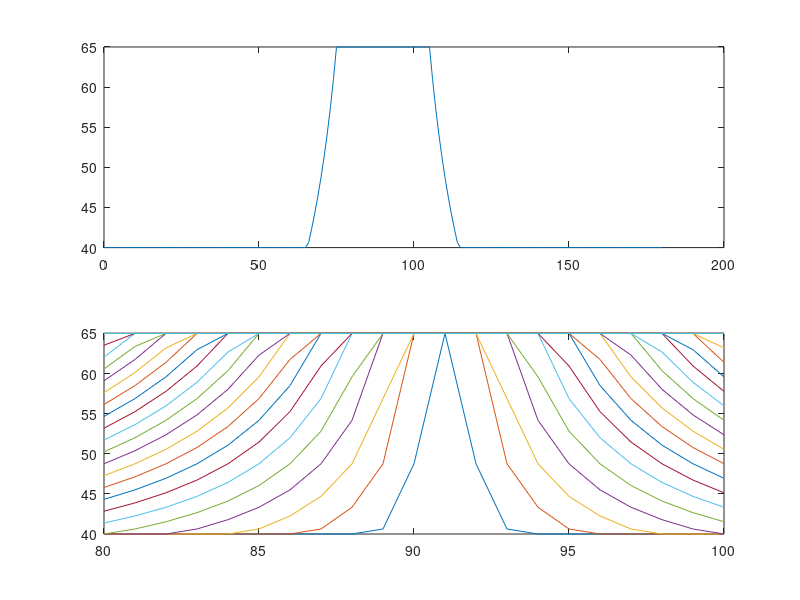
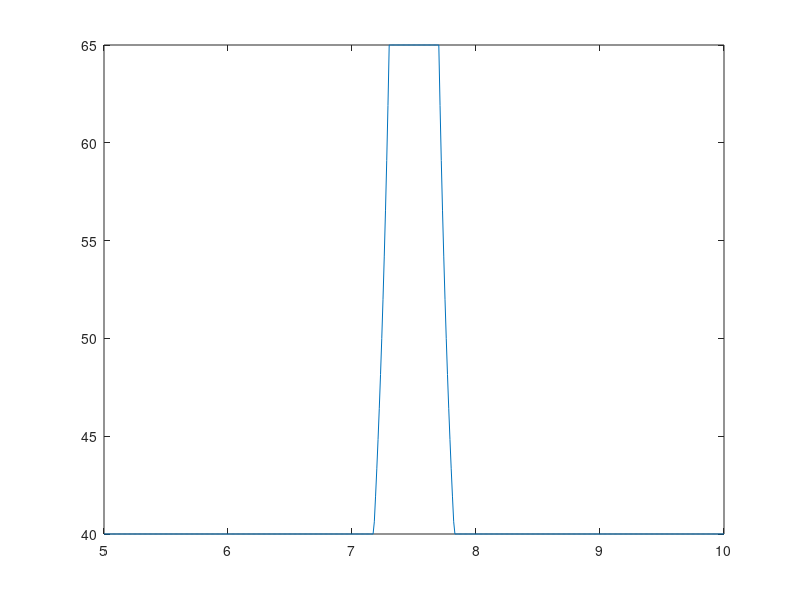
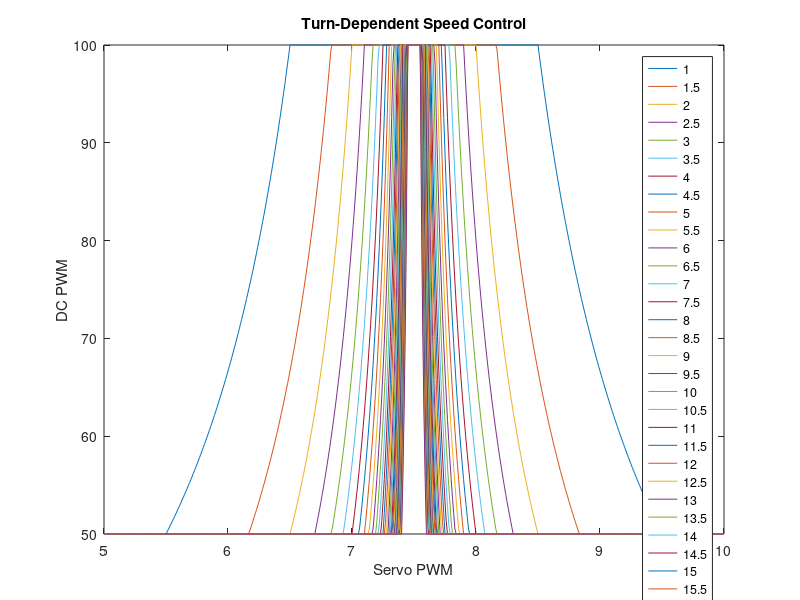
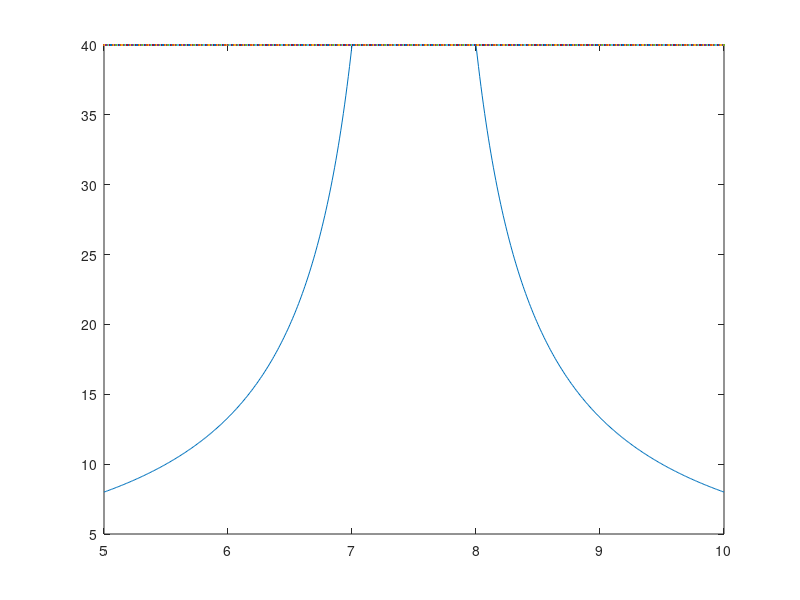

Write MATLAB code to recreate these figures, in order.
close all;

MAX = 65;
MIN = 40;
angle = 0:180;
straightDur = 1:27;
duty = MAX ./ (abs(90 - angle) / 15);
straight = (straightDur/60)'*duty(80:100) + MAX/2;
straight = max(min(straight, MAX), MIN);
duty = max(min(duty, MAX), MIN);
subplot(2,1,1)
plot(angle,duty)
subplot(2,1,2)
plot(80:100, straight);

pwm = 5:0.01:10;
%motorduty = MAX-(MAX-MIN).*abs(7.5-pwm).^2/(10-7.5);
motorduty = MAX ./ (abs(7.5 - pwm)*5);
motorduty = max(min(motorduty, MAX), MIN);
figure
plot(pwm,motorduty);

figure
pwm = 5:0.01:10;
KI = 1:0.5:20;
dooty = min(max(100 ./ (abs(7.5-pwm') * KI), 50), 100);
plot(pwm,dooty)
xlabel('Servo PWM')
ylabel('DC PWM')
title('Turn-Dependent Speed Control')
legend(strtrim(cellstr(num2str(KI')))')

figure
dcpwm = MIN:MAX;
diff = MIN ./ max(abs(pwm-7.5)*2,1);
plot(pwm, diff)
hold on;
plot(pwm, MIN);

figure
diff = -MAX+MIN:MAX-MIN;
speed = MIN + diff.^2/531.2;
plot(diff, speed)

figure
indies = 0:0.5:127;
SC = 2.5 / (63.5.^2);
KP = 1:0.5:20;
error = (63.5 - indies);
dooty = min(max((-1* sign(error) .* SC .* error.^2)' * KP + 7.5, 5), 10);
plot(indies,dooty)
xlabel('Midpoint Index')
ylabel('Servo PWM')
title('Turn Control Theory')
legend(strtrim(cellstr(num2str(KP')))')